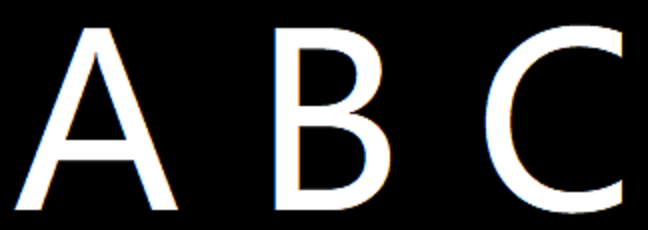
#> input picture data/images/abc.png, 648 x 230 px
$ python day053.py
#> lines starting #> are read from the running program, lines starting #| are printed output that depends on the picture; after the words box and inside, x2 and y2 are one past the last pixel; in counts of white or black regions, pixels touching at a corner belong together; long printed decimals are rounded
'''
Author       : Bingqiang Zhou
Date         : 2021-02-22 16:17:25
LastEditors  : Bingqiang Zhou
LastEditTime : 2021-02-22 17:05:14
Description  : 二值图像分析 – 使用Hu矩实现轮廓匹配
    对图像二值图像的每个轮廓，可以计算轮廓几何矩，根据几何矩可以计算图像的中心位置，
    估计得到中心位置可以计算中心矩、然后再根据中心矩可以计算胡矩。
    OpenCV中可以通过如下的API一次计算出上述三种矩，API如下：
        Moments cv::moments(
            InputArray 	array,
            bool binaryImage = false
        )
    array是输入的图像轮廓点集合
    输出的图像几何矩，根据几何矩输出结果可以计算胡矩，胡矩计算的API如下：
        void cv::HuMoments(
        const Moments & moments,
        double 	hu[7]
        )
    moments参数表示输入的图像矩
    hu[7]表示输出的胡矩七个值

    然后我们可以使用hu矩作为输入，对轮廓进行匹配，进行轮廓外形匹配的API如下：
        double cv::matchShapes(
            InputArray 	contour1,
            InputArray 	contour2,
            int method,
            double parameter
        )
    contour1第一个轮廓点集合，或者灰度图像
    contour2第二个轮廓点集合，或者灰度图像
    method表示比较方法，最常见有
    CONTOURS_MATCH_I1
    CONTOURS_MATCH_I2
    CONTOURS_MATCH_I3
    Parameter方法声明的参数，OpenCV3.x版本中已经不需要了。
    返回值越小，越相似。
'''

import cv2 as cv
import numpy as np
import matplotlib.pyplot as plt

def find_contours(image):
    gray = cv.cvtColor(image, cv.COLOR_BGR2GRAY)
    thresh, binary = cv.threshold(gray, 0, 255, cv.THRESH_OTSU)

    # 发现轮廓
    contours, hierarchy = cv.findContours(binary, cv.RETR_EXTERNAL, cv.CHAIN_APPROX_SIMPLE)
    return contours

def draw_contours(image, contours):
    rect = cv.minAreaRect(contours) # 获取轮廓最小外接矩形
    box = cv.boxPoints(rect) # 通过矩形的左上角和高宽获得矩形的四个点的坐标
    box = np.int0(box) # int0是intp的别名（alias），根据32位、64位机器对应int32、int64
    cv.drawContours(image, [box], 0, (0, 0, 255), 2, cv.LINE_8) # 绘制矩形框
    return image

src1 = cv.imread("../data/images/abc.png")
#> src1 is the input picture: shape (230, 648, 3); mean B, G, R 50.8, 50.8, 50.8
src2 = cv.imread("../data/images/a.png")
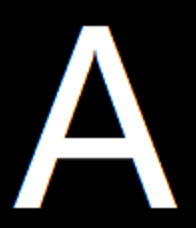
#> input picture data/images/a.png, 196 x 228 px
#> src2 is the input picture: shape (228, 196, 3); mean B, G, R 56.8, 56.8, 56.8
# src2 = cv.imread("../data/images/a5.png")

# 发现轮廓
contours1 = find_contours(src1)
#> in find_contours, `thresh, binary = cv.threshold(gray, 0, 255, cv.THRESH_OTSU)`:
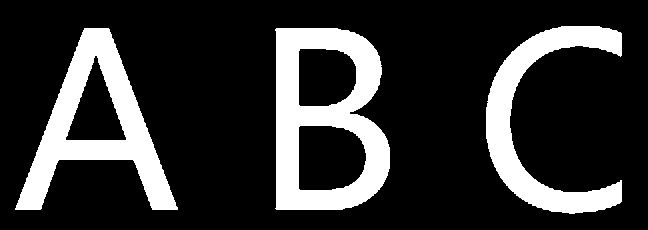
#> binary: shape (230, 648); 19.8% white; 3 white regions
#> in find_contours, `thresh, binary = cv.threshold(gray, 0, 255, cv.THRESH_OTSU)`: thresh = 124
#> in find_contours, `contours, hierarchy = cv.findContours(binary, cv.RETR_EXTERNAL, cv.CHA..`: contours = 3 contours; box (x1, y1, x2, y2) and area: (275, 28, 390, 210) 17978, (15, 28, 178, 210) 12214, (486, 26, 622, 214) 7685
#> contours1 has the same summary as contours in find_contours
contours2 = find_contours(src2)
#> in find_contours (call 2), `thresh, binary = cv.threshold(gray, 0, 255, cv.THRESH_OTSU)`:
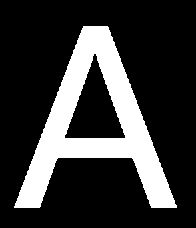
#> binary: shape (228, 196); 22.3% white; 1 white region
#> in find_contours (call 2), `thresh, binary = cv.threshold(gray, 0, 255, cv.THRESH_OTSU)`: thresh = 122
#> in find_contours (call 2), `contours, hierarchy = cv.findContours(binary, cv.RETR_EXTERNAL, cv.CHA..`: contours = 1 contour; box (x1, y1, x2, y2) and area: (14, 26, 177, 208) 12214
#> contours2 has the same summary as contours in find_contours

# 计算几何距
mm2 = cv.moments(contours2[0])
#> mm2 = moments, m00 12214.5, centre m10/m00, m01/m00 = (95.11, 121.6)
# 计算Hu距
hum2 = cv.HuMoments(mm2)
#> hum2 = [0.262, 0.00311, 0.0128, 0.000778, -2.46e-06, 4.34e-05, 5.28e-09]

temp = src1.copy()
# 轮廓匹配
for c in range(len(contours1)):

    # 直接匹配轮廓
    dist1 = cv.matchShapes(contours1[c], contours2[0], cv.CONTOURS_MATCH_I1, 0) # 距离越小，越相似
    if dist1 < 1:
        temp = draw_contours(temp, contours1[c])


    mm = cv.moments(contours1[c]) # 计算几何距
    hum = cv.HuMoments(mm) # 计算胡距
    dist2 = cv.matchShapes(hum, hum2, cv.CONTOURS_MATCH_I1, 0) # 距离越小，越相似
    if dist2 < 1:
        src1 = draw_contours(src1, contours1[c])

    print(f"contours :{dist1}, hu: {dist2}")
#> this loop made 3 passes
#> (dist1, dist2) on passes 1 to 2: (0.688, 18.93), (5.83e-16, 1.3e-13)
#> (dist1, hum, dist2) on pass 3: (8.34, [0.745, 0.116, 0.108, 0.0283, -0.00151, -0.00936, -0.000426], 14.42)
#| contours :0.6879, hu: 18.932
#| contours :5.828670879282072e-16, hu: 1.3011813848606835e-13
#| contours :8.335, hu: 14.416
#> pass 1, `temp = draw_contours(temp, contours1[c])`:
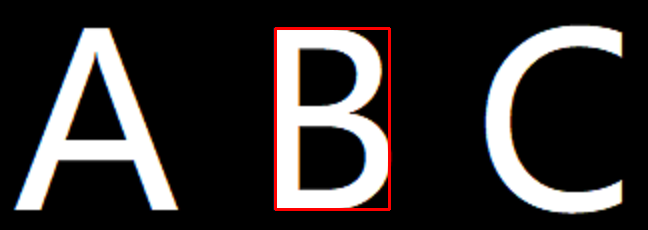
#> temp: shape (230, 648, 3); 1.18% of pixels changed, all inside (x1, y1, x2, y2) = (274, 27, 391, 211)
#> pass 2, `temp = draw_contours(temp, contours1[c])`:
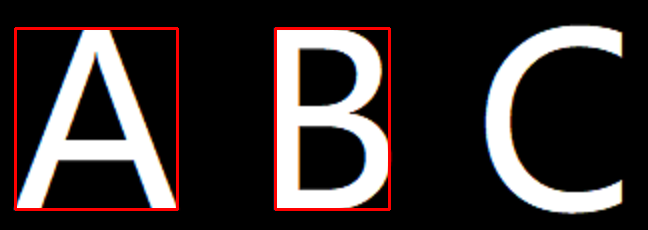
#> temp: shape (230, 648, 3); 1.38% of pixels changed, all inside (x1, y1, x2, y2) = (14, 27, 179, 211)
#> pass 2, `src1 = draw_contours(src1, contours1[c])`:
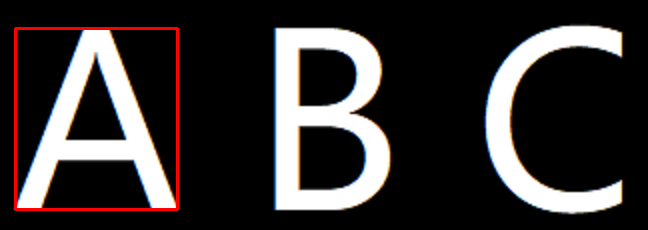
#> src1: shape (230, 648, 3); 1.38% of pixels changed, all inside (x1, y1, x2, y2) = (14, 27, 179, 211)


# 可视化
rows = 1
cols = 3
images = [src2, src1, temp]
titles = ["image", "match by HuMoments", "match by contours"]
plt.figure(figsize=(cols * 4, rows * 3)) # Width, height in inches.
for index, image in enumerate(images):
    plt.subplot(rows, cols, index + 1)
    if index >= len(titles):
        plt.title("image")
    else:
        plt.title(titles[index])
    plt.axis("off")
    if image.ndim > 2:
        plt.imshow(image[:, :, ::-1])
    else:
        plt.imshow(image, cmap="gray")
#> this loop made 3 passes
plt.show()
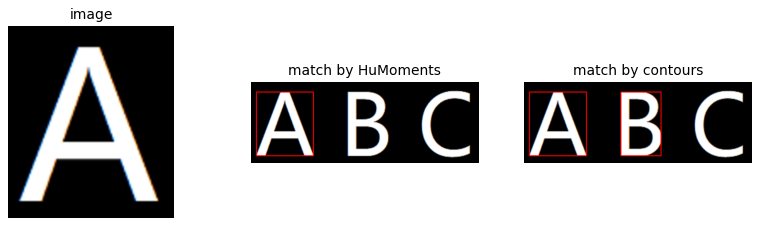
#> figure drawn by matplotlib, 3 panels
